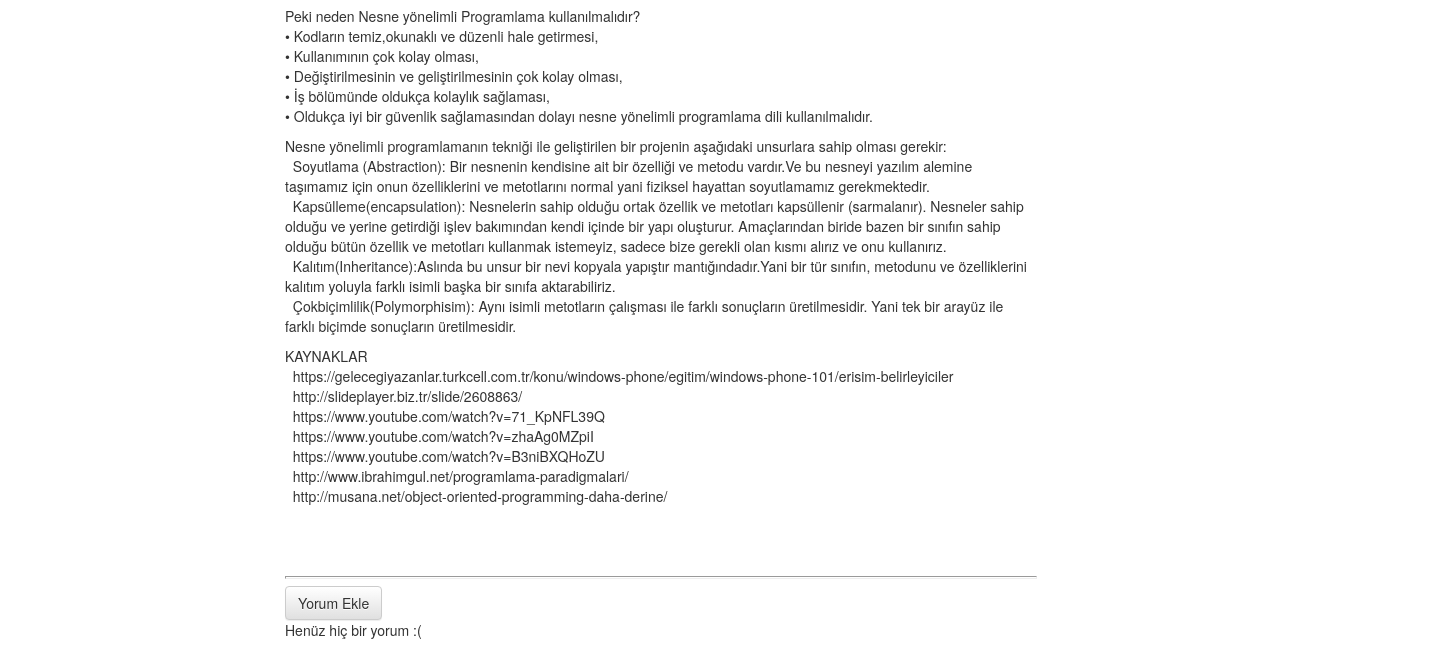
/post/1/ (lower part), run on an earlier commit of the app's database.
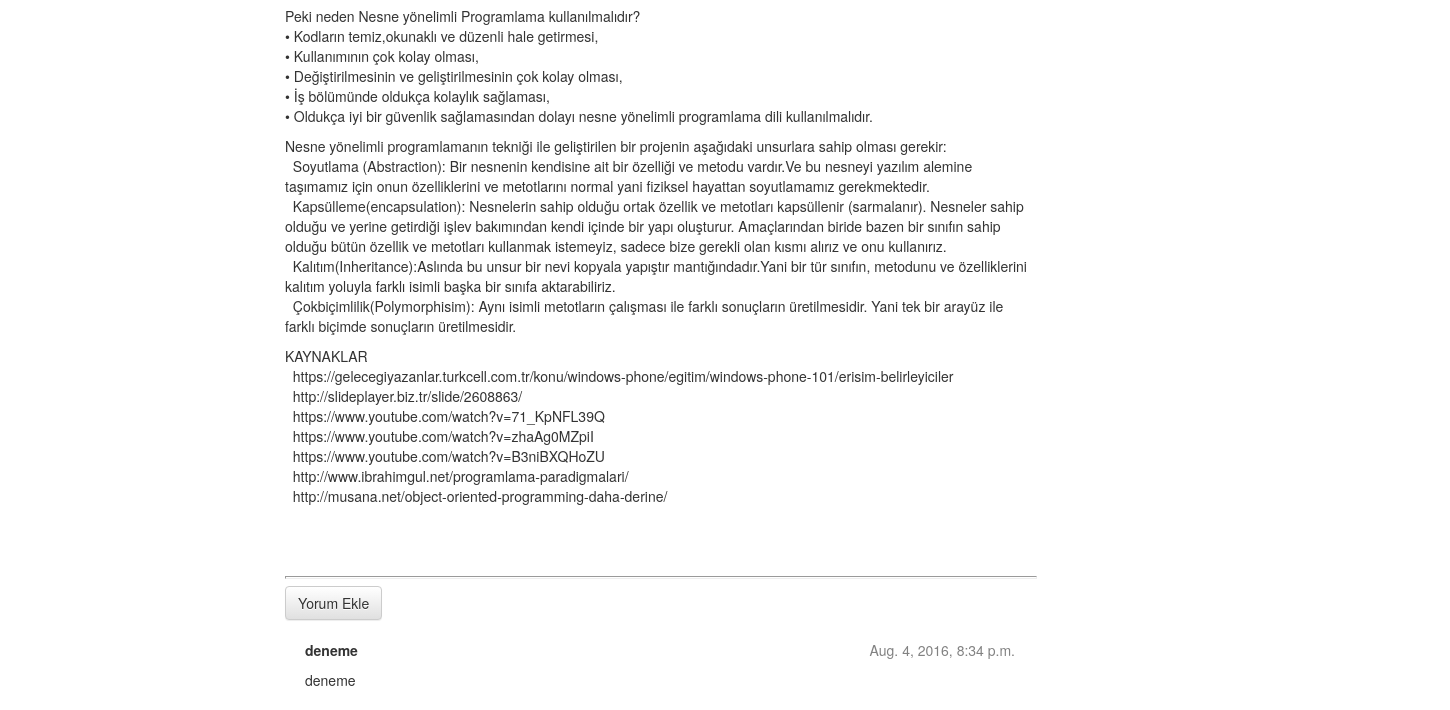
And on a later commit of the database.
### blog/models.py (models this page shows, shortened)
class Comment(models.Model):
    post = models.ForeignKey('blog.Post', related_name='comments')
    yazar = models.CharField(max_length=200)
    yazi = models.TextField()
    yaratilis_tarihi = models.DateTimeField(default=timezone.now)
    onaylanmis_yorum = models.BooleanField(default=False)

### blog/views.py (the view)
# urls.py: url(r'^post/(?P<pk>[0-9]+)/$', views.post_detail, name='post_detail'),
def post_detail(request, pk):
    post = get_object_or_404(Post, pk=pk)
    return render(request, 'blog/post_detail.html', {'post': post})

### blog/templates/blog/post_detail.html (shortened to what this page needs)
{% extends 'blog/base.html' %}
{% block content %}
    <div class="post">
        <p>{{ post.yazi|linebreaks }}</p>
    </div>
    <hr>
    <a class="btn btn-default" href="{% url 'add_comment_to_post' pk=post.pk %}">Yorum Ekle</a>
    {% for comment in post.comments.all %}
        {% if user.is_authenticated or comment.onaylanmis_yorum %}
        <div class="comment">
            <div class="date">
                {{ comment.yaratilis_tarihi }}
            </div>
            <strong>{{ comment.yazar }}</strong>
            <p>{{ comment.yazi|linebreaks }}</p>
        </div>
        {% endif %}
    {% empty %}
        <p>Henüz hiç bir yorum  :(</p>
    {% endfor %}
{% endblock %}

What changed in the data, as far as the page shows it:
added Comment: yaratilis_tarihi "Aug. 4, 2016, 8:34 p.m.", yazar "deneme", yazi "deneme"
Also different on the page:
text no longer shown: "Henüz hiç bir yorum :("
